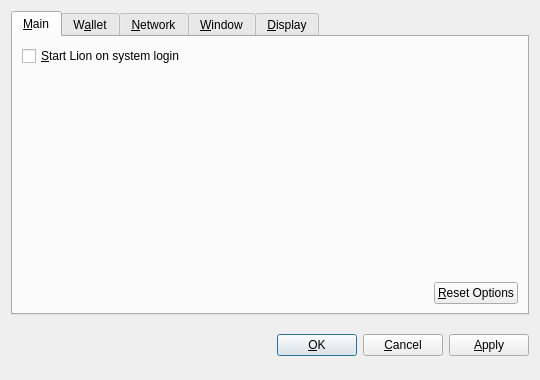
<?xml version="1.0" encoding="UTF-8"?>
<ui version="4.0">
 <class>OptionsDialog</class>
 <widget class="QDialog" name="OptionsDialog">
  <property name="geometry">
   <rect>
    <x>0</x>
    <y>0</y>
    <width>540</width>
    <height>380</height>
   </rect>
  </property>
  <property name="windowTitle">
   <string>Options</string>
  </property>
  <property name="modal">
   <bool>true</bool>
  </property>
  <layout class="QVBoxLayout" name="verticalLayout">
   <item>
    <widget class="QTabWidget" name="tabWidget">
     <property name="tabPosition">
      <enum>QTabWidget::North</enum>
     </property>
     <property name="currentIndex">
      <number>0</number>
     </property>
     <widget class="QWidget" name="tabMain">
      <attribute name="title">
       <string>&amp;Main</string>
      </attribute>
      <layout class="QVBoxLayout" name="verticalLayout_Main">
       <item>
        <widget class="QCheckBox" name="bitcoinAtStartup">
         <property name="toolTip">
          <string>Automatically start Lion after logging in to the system.</string>
         </property>
         <property name="text">
          <string>&amp;Start Lion on system login</string>
         </property>
        </widget>
       </item>
       <item>
        <spacer name="verticalSpacer_Main">
         <property name="orientation">
          <enum>Qt::Vertical</enum>
         </property>
         <property name="sizeHint" stdset="0">
          <size>
           <width>20</width>
           <height>40</height>
          </size>
         </property>
        </spacer>
       </item>
       <item>
        <layout class="QHBoxLayout" name="horizontalLayout_2_Main">
         <item>
          <spacer name="horizontalSpacer_2_Main">
           <property name="orientation">
            <enum>Qt::Horizontal</enum>
           </property>
           <property name="sizeHint" stdset="0">
            <size>
             <width>40</width>
             <height>20</height>
            </size>
           </property>
          </spacer>
         </item>
         <item>
          <widget class="QPushButton" name="resetButton">
           <property name="toolTip">
            <string>Reset all client options to default.</string>
           </property>
           <property name="text">
            <string>&amp;Reset Options</string>
           </property>
           <property name="autoDefault">
            <bool>false</bool>
           </property>
          </widget>
         </item>
        </layout>
       </item>
      </layout>
     </widget>
     <widget class="QWidget" name="tabWallet">
      <attribute name="title">
       <string>W&amp;allet</string>
      </attribute>
      <layout class="QVBoxLayout" name="verticalLayout_Network">
       <item>
        <widget class="QLabel" name="transactionFeeInfoLabel">
         <property name="text">
          <string>Optional transaction fee per kB that helps make sure your transactions are processed quickly. Most transactions are 1 kB.</string>
         </property>
         <property name="textFormat">
          <enum>Qt::PlainText</enum>
         </property>
         <property name="wordWrap">
          <bool>true</bool>
         </property>
        </widget>
       </item>
       <item>
        <layout class="QHBoxLayout" name="horizontalLayout_1_Main">
         <item>
          <widget class="QLabel" name="transactionFeeLabel">
           <property name="text">
            <string>Pay transaction &amp;fee</string>
           </property>
           <property name="textFormat">
            <enum>Qt::PlainText</enum>
           </property>
           <property name="buddy">
            <cstring>transactionFee</cstring>
           </property>
          </widget>
         </item>
         <item>
          <widget class="BitcoinAmountField" name="transactionFee"/>
         </item>
         <item>
          <spacer name="horizontalSpacer_1_Main">
           <property name="orientation">
            <enum>Qt::Horizontal</enum>
           </property>
           <property name="sizeHint" stdset="0">
            <size>
             <width>40</width>
             <height>20</height>
            </size>
           </property>
          </spacer>
         </item>
        </layout>
       </item>
       <item>
        <widget class="QLabel" name="label">
         <property name="text">
          <string>If you disable the spending of unconfirmed change, the change from a transaction cannot be used until that transaction has at least one confirmation. This also affects how your balance is computed.</string>
         </property>
         <property name="wordWrap">
          <bool>true</bool>
         </property>
        </widget>
       </item>
       <item>
        <widget class="QCheckBox" name="spendZeroConfChange">
         <property name="text">
          <string>Spend unconfirmed change  (experts only)</string>
         </property>
        </widget>
       </item>
       <item>
        <spacer name="verticalSpacer">
         <property name="orientation">
          <enum>Qt::Vertical</enum>
         </property>
         <property name="sizeHint" stdset="0">
          <size>
           <width>20</width>
           <height>40</height>
          </size>
         </property>
        </spacer>
       </item>
      </layout>
     </widget>
     <widget class="QWidget" name="tabNetwork">
      <attribute name="title">
       <string>&amp;Network</string>
      </attribute>
      <layout class="QVBoxLayout" name="verticalLayout_Network">
       <item>
        <widget class="QCheckBox" name="mapPortUpnp">
         <property name="toolTip">
          <string>Automatically open the Lion client port on the router. This only works when your router supports UPnP and it is enabled.</string>
         </property>
         <property name="text">
          <string>Map port using &amp;UPnP</string>
         </property>
        </widget>
       </item>
       <item>
        <widget class="QCheckBox" name="connectSocks">
         <property name="toolTip">
          <string>Connect to the Lion network through a SOCKS proxy (e.g. when connecting through Tor).</string>
         </property>
         <property name="text">
          <string>&amp;Connect through SOCKS proxy:</string>
         </property>
        </widget>
       </item>
       <item>
        <layout class="QHBoxLayout" name="horizontalLayout_Network">
         <item>
          <widget class="QLabel" name="proxyIpLabel">
           <property name="text">
            <string>Proxy &amp;IP:</string>
           </property>
           <property name="textFormat">
            <enum>Qt::PlainText</enum>
           </property>
           <property name="buddy">
            <cstring>proxyIp</cstring>
           </property>
          </widget>
         </item>
         <item>
          <widget class="QValidatedLineEdit" name="proxyIp">
           <property name="maximumSize">
            <size>
             <width>140</width>
             <height>16777215</height>
            </size>
           </property>
           <property name="toolTip">
            <string>IP address of the proxy (e.g. 127.0.0.1)</string>
           </property>
          </widget>
         </item>
         <item>
          <widget class="QLabel" name="proxyPortLabel">
           <property name="text">
            <string>&amp;Port:</string>
           </property>
           <property name="textFormat">
            <enum>Qt::PlainText</enum>
           </property>
           <property name="buddy">
            <cstring>proxyPort</cstring>
           </property>
          </widget>
         </item>
         <item>
          <widget class="QLineEdit" name="proxyPort">
           <property name="maximumSize">
            <size>
             <width>55</width>
             <height>16777215</height>
            </size>
           </property>
           <property name="toolTip">
            <string>Port of the proxy (e.g. 9050)</string>
           </property>
          </widget>
         </item>
         <item>
          <widget class="QLabel" name="socksVersionLabel">
           <property name="text">
            <string>SOCKS &amp;Version:</string>
           </property>
           <property name="textFormat">
            <enum>Qt::PlainText</enum>
           </property>
           <property name="buddy">
            <cstring>socksVersion</cstring>
           </property>
          </widget>
         </item>
         <item>
          <widget class="QValueComboBox" name="socksVersion">
           <property name="toolTip">
            <string>SOCKS version of the proxy (e.g. 5)</string>
           </property>
          </widget>
         </item>
         <item>
          <spacer name="horizontalSpacer_Network">
           <property name="orientation">
            <enum>Qt::Horizontal</enum>
           </property>
           <property name="sizeHint" stdset="0">
            <size>
             <width>40</width>
             <height>20</height>
            </size>
           </property>
          </spacer>
         </item>
        </layout>
       </item>
       <item>
        <spacer name="verticalSpacer_Network">
         <property name="orientation">
          <enum>Qt::Vertical</enum>
         </property>
         <property name="sizeHint" stdset="0">
          <size>
           <width>20</width>
           <height>40</height>
          </size>
         </property>
        </spacer>
       </item>
      </layout>
     </widget>
     <widget class="QWidget" name="tabWindow">
      <attribute name="title">
       <string>&amp;Window</string>
      </attribute>
      <layout class="QVBoxLayout" name="verticalLayout_Window">
       <item>
        <widget class="QCheckBox" name="minimizeToTray">
         <property name="toolTip">
          <string>Show only a tray icon after minimizing the window.</string>
         </property>
         <property name="text">
          <string>&amp;Minimize to the tray instead of the taskbar</string>
         </property>
        </widget>
       </item>
       <item>
        <widget class="QCheckBox" name="minimizeOnClose">
         <property name="toolTip">
          <string>Minimize instead of exit the application when the window is closed. When this option is enabled, the application will be closed only after selecting Quit in the menu.</string>
         </property>
         <property name="text">
          <string>M&amp;inimize on close</string>
         </property>
        </widget>
       </item>
       <item>
        <spacer name="verticalSpacer_Window">
         <property name="orientation">
          <enum>Qt::Vertical</enum>
         </property>
         <property name="sizeHint" stdset="0">
          <size>
           <width>20</width>
           <height>40</height>
          </size>
         </property>
        </spacer>
       </item>
      </layout>
     </widget>
     <widget class="QWidget" name="tabDisplay">
      <attribute name="title">
       <string>&amp;Display</string>
      </attribute>
      <layout class="QVBoxLayout" name="verticalLayout_Display">
       <item>
        <layout class="QHBoxLayout" name="horizontalLayout_1_Display">
         <item>
          <widget class="QLabel" name="langLabel">
           <property name="text">
            <string>User Interface &amp;language:</string>
           </property>
           <property name="textFormat">
            <enum>Qt::PlainText</enum>
           </property>
           <property name="buddy">
            <cstring>lang</cstring>
           </property>
          </widget>
         </item>
         <item>
          <widget class="QValueComboBox" name="lang">
           <property name="toolTip">
            <string>The user interface language can be set here. This setting will take effect after restarting Lion.</string>
           </property>
          </widget>
         </item>
        </layout>
       </item>
       <item>
        <layout class="QHBoxLayout" name="horizontalLayout_2_Display">
         <item>
          <widget class="QLabel" name="unitLabel">
           <property name="text">
            <string>&amp;Unit to show amounts in:</string>
           </property>
           <property name="textFormat">
            <enum>Qt::PlainText</enum>
           </property>
           <property name="buddy">
            <cstring>unit</cstring>
           </property>
          </widget>
         </item>
         <item>
          <widget class="QValueComboBox" name="unit">
           <property name="toolTip">
            <string>Choose the default subdivision unit to show in the interface and when sending coins.</string>
           </property>
          </widget>
         </item>
        </layout>
       </item>
       <item>
        <widget class="QCheckBox" name="displayAddresses">
         <property name="toolTip">
          <string>Whether to show Lion addresses in the transaction list or not.</string>
         </property>
         <property name="text">
          <string>&amp;Display addresses in transaction list</string>
         </property>
        </widget>
       </item>
       <item>
        <widget class="QCheckBox" name="coinControlFeatures">
         <property name="toolTip">
          <string>Whether to show coin control features or not.</string>
         </property>
         <property name="text">
          <string>Display coin &amp;control features (experts only!)</string>
         </property>
        </widget>
       </item>
       <item>
        <spacer name="verticalSpacer_Display">
         <property name="orientation">
          <enum>Qt::Vertical</enum>
         </property>
         <property name="sizeHint" stdset="0">
          <size>
           <width>20</width>
           <height>40</height>
          </size>
         </property>
        </spacer>
       </item>
      </layout>
     </widget>
    </widget>
   </item>
   <item>
    <layout class="QHBoxLayout" name="horizontalLayout_Buttons">
     <item>
      <spacer name="horizontalSpacer_1">
       <property name="orientation">
        <enum>Qt::Horizontal</enum>
       </property>
       <property name="sizeHint" stdset="0">
        <size>
         <width>40</width>
         <height>48</height>
        </size>
       </property>
      </spacer>
     </item>
     <item>
      <widget class="QLabel" name="statusLabel">
       <property name="font">
        <font>
         <weight>75</weight>
         <bold>true</bold>
        </font>
       </property>
       <property name="text">
        <string/>
       </property>
       <property name="textFormat">
        <enum>Qt::PlainText</enum>
       </property>
       <property name="wordWrap">
        <bool>true</bool>
       </property>
      </widget>
     </item>
     <item>
      <spacer name="horizontalSpacer_2">
       <property name="orientation">
        <enum>Qt::Horizontal</enum>
       </property>
       <property name="sizeHint" stdset="0">
        <size>
         <width>40</width>
         <height>48</height>
        </size>
       </property>
      </spacer>
     </item>
     <item>
      <widget class="QPushButton" name="okButton">
       <property name="text">
        <string>&amp;OK</string>
       </property>
      </widget>
     </item>
     <item>
      <widget class="QPushButton" name="cancelButton">
       <property name="text">
        <string>&amp;Cancel</string>
       </property>
       <property name="autoDefault">
        <bool>false</bool>
       </property>
      </widget>
     </item>
     <item>
      <widget class="QPushButton" name="applyButton">
       <property name="text">
        <string>&amp;Apply</string>
       </property>
       <property name="autoDefault">
        <bool>false</bool>
       </property>
      </widget>
     </item>
    </layout>
   </item>
  </layout>
 </widget>
 <customwidgets>
  <customwidget>
   <class>BitcoinAmountField</class>
   <extends>QSpinBox</extends>
   <header>bitcoinamountfield.h</header>
  </customwidget>
  <customwidget>
   <class>QValueComboBox</class>
   <extends>QComboBox</extends>
   <header>qvaluecombobox.h</header>
  </customwidget>
  <customwidget>
   <class>QValidatedLineEdit</class>
   <extends>QLineEdit</extends>
   <header>qvalidatedlineedit.h</header>
  </customwidget>
 </customwidgets>
 <resources/>
 <connections/>
</ui>
